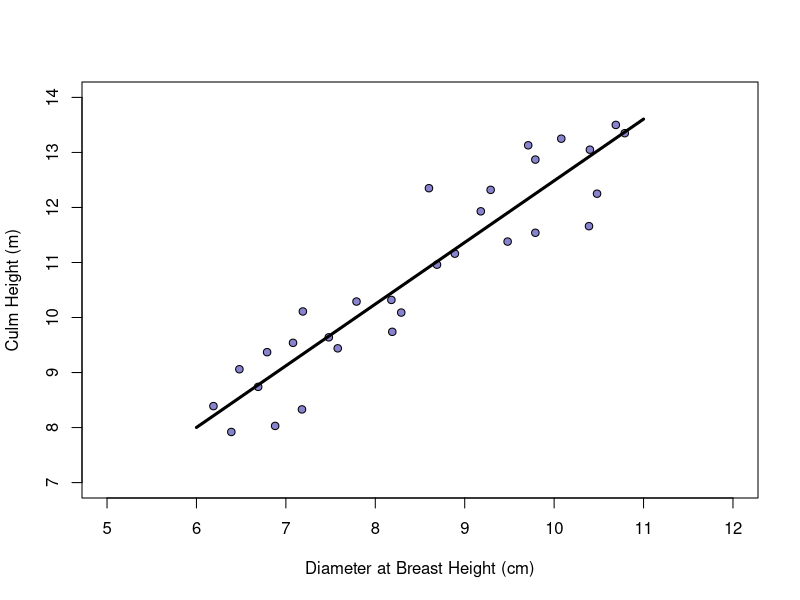
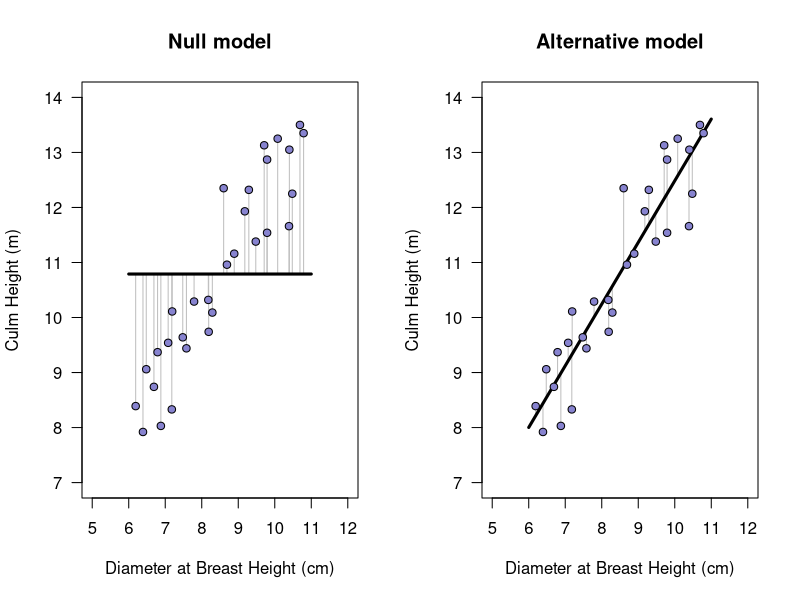
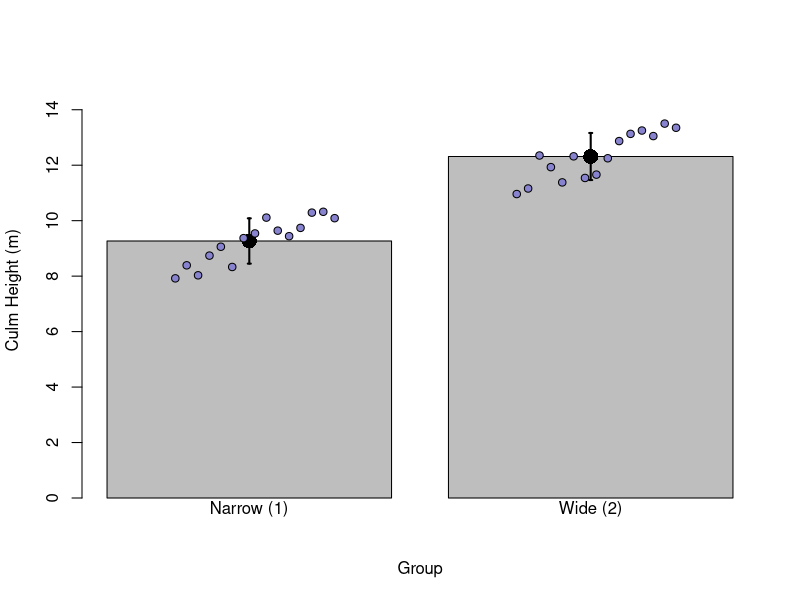
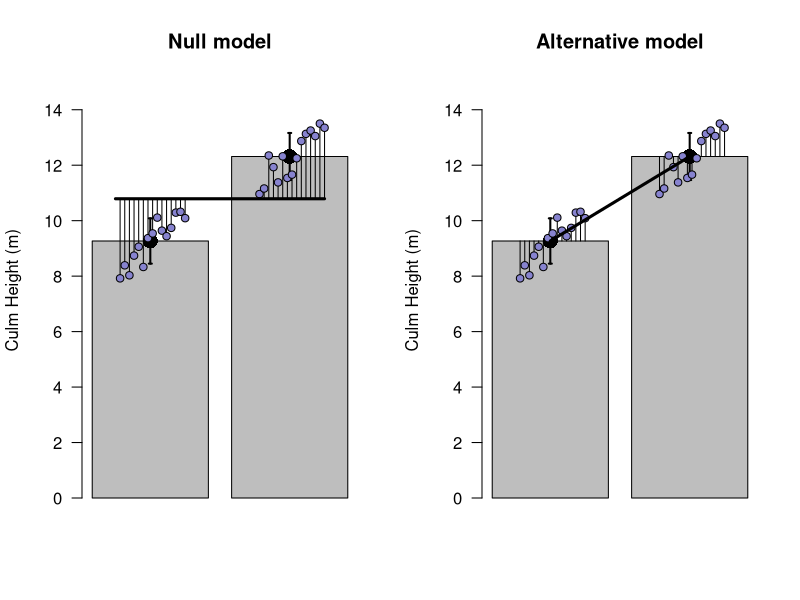
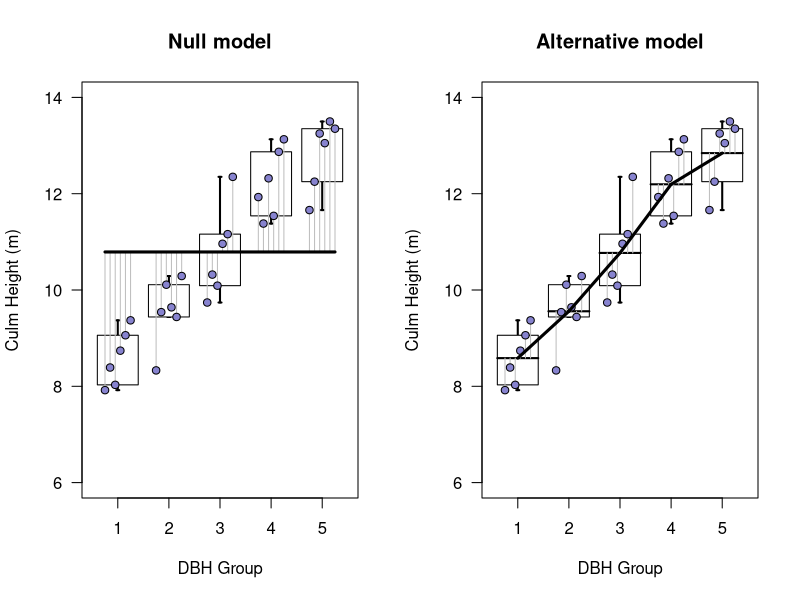

Reproduce these figures in R, in order.
# set outputplot to 2 for saving as PDF (change to 1 if you want EPS)
outputplot <- 2
# set colours for all plots
pal2tone <- c('#8783CF','#10069F','#CFCDEC')  # blue 072

# Chapter 4 figures ---------------------------------------------------------------
chapter <- 4
figno <- 1

if(outputplot==1){postscript(paste('figures/Figure ',chapter,'.',figno,'.eps',sep=''), horizontal = FALSE, onefile = FALSE, paper = "special", height = 4.5, width = 6.5)}
if(outputplot==2){pdf(paste('figures/Figure ',chapter,'.',figno,'.pdf',sep=''), bg="transparent", height = 4.5, width = 6.5)}

DBH <- c(6.39,6.19,6.88,6.69,6.48,7.18,6.79,7.08,7.19,7.48,7.58,8.19,7.79,8.18,8.29,8.69,8.89,8.6,9.18,9.48,9.29,9.79,10.39,10.48,9.79,9.71,10.08,10.40,10.69,10.79)
culmheight <- c(7.92,8.39,8.03,8.74,9.06,8.33,9.37,9.54,10.11,9.64,9.44,9.74,10.29,10.32,10.09,10.96,11.16,12.35,11.93,11.38,12.32,11.54,11.66,12.25,12.87,13.13,13.25,13.05,13.50,13.35)
bamboodata <- data.frame(DBH,culmheight)

plot(DBH,culmheight,type='p',pch=21,xlim=c(5,12),ylim=c(7,14),xlab='Diameter at Breast Height (cm)',ylab='Culm Height (m)',bg=pal2tone[1])

bamboolm <- lm(culmheight ~ DBH, data=bamboodata)
xvals <- 6:11
lines(xvals,bamboolm$coefficients[1] + bamboolm$coefficients[2]*xvals,lwd=3)

if(outputplot>0){dev.off()}  # this line goes after you've finished plotting (to output the example below, move it to the bottom of the script)




figno <- figno + 1
if(outputplot==1){postscript(paste('figures/Figure ',chapter,'.',figno,'.eps',sep=''), horizontal = FALSE, onefile = FALSE, paper = "special", height = 5, width = 9)}
if(outputplot==2){pdf(paste('figures/Figure ',chapter,'.',figno,'.pdf',sep=''), bg="transparent", height = 5, width = 9)}

par(mfrow=c(1,2), las=1)

plot(x=NULL,y=NULL,xlim=c(5,12),ylim=c(7,14),xlab='Diameter at Breast Height (cm)',ylab='Culm Height (m)',main='Null model')
nullmodel <- lm(culmheight ~ 1, data=bamboodata)
for (n in 1:nrow(bamboodata)){lines(bamboodata$DBH[c(n,n)],c(bamboodata$culmheight[n],nullmodel$coefficients[1]),col='grey')}
lines(xvals,nullmodel$coefficients[1] + 0*xvals,lwd=3)
points(DBH,culmheight,pch=21,bg=pal2tone[1])

plot(x=NULL,y=NULL,xlim=c(5,12),ylim=c(7,14),xlab='Diameter at Breast Height (cm)',ylab='Culm Height (m)',main='Alternative model')
for (n in 1:nrow(bamboodata)){lines(bamboodata$DBH[c(n,n)],c(bamboodata$culmheight[n],bamboolm$coefficients[1] + bamboolm$coefficients[2]*bamboodata$DBH[n]),col='grey')}
lines(xvals,bamboolm$coefficients[1] + bamboolm$coefficients[2]*xvals,lwd=3)
points(DBH,culmheight,pch=21,bg=pal2tone[1])

if(outputplot>0){dev.off()}  # this line goes after you've finished plotting (to output the example below, move it to the bottom of the script)



figno <- figno + 1
if(outputplot==1){postscript(paste('figures/Figure ',chapter,'.',figno,'.eps',sep=''), horizontal = FALSE, onefile = FALSE, paper = "special", height = 4.5, width = 6.5)}
if(outputplot==2){pdf(paste('figures/Figure ',chapter,'.',figno,'.pdf',sep=''), bg="transparent", height = 4.5, width = 6.5)}

sizegroup <- 0*(1:30)   # make an empty vector of zeros to store the group labels
sizegroup[which(bamboodata$DBH<8.5)] <- 1 # set the narrow plants to be in group 1
sizegroup[which(bamboodata$DBH>8.5)] <- 2 # set the wide plants to be in group 2
bamboodata$sizegroup <- as.factor(sizegroup)

group1 <- bamboodata$culmheight[bamboodata$sizegroup==1]
group2 <- bamboodata$culmheight[bamboodata$sizegroup==2]

barplot(c(mean(group1),mean(group2)),ylim=c(0,15),ylab='Culm Height (m)',xlab='Group')
mtext(text = c('Narrow (1)', 'Wide (2)'), side = 1, at=c(0.7,1.9))     # add the tick labels
arrows(0.7,mean(group1),x1=0.7, y1=mean(group1)-sd(group1), length=0.015, angle=90, lwd=2)
arrows(0.7,mean(group1),x1=0.7, y1=mean(group1)+sd(group1), length=0.015, angle=90, lwd=2)
arrows(1.9,mean(group2),x1=1.9, y1=mean(group2)-sd(group2), length=0.015, angle=90, lwd=2)
arrows(1.9,mean(group2),x1=1.9, y1=mean(group2)+sd(group2), length=0.015, angle=90, lwd=2)

points(0.7,mean(group1),pch=16,cex=2)
points(1.9,mean(group2),pch=16,cex=2)

points(0.4+(1:15)/25,group1,pch=21,bg=pal2tone[1])
points(1.6+(1:15)/25,group2,pch=21,bg=pal2tone[1])

if(outputplot>0){dev.off()}  # this line goes after you've finished plotting (to output the example below, move it to the bottom of the script)




figno <- figno + 1
if(outputplot==1){postscript(paste('figures/Figure ',chapter,'.',figno,'.eps',sep=''), horizontal = FALSE, onefile = FALSE, paper = "special", height = 5, width = 9)}
if(outputplot==2){pdf(paste('figures/Figure ',chapter,'.',figno,'.pdf',sep=''), bg="transparent", height = 5, width = 9)}

par(mfrow=c(1,2), las=1)

barplot(c(mean(group1),mean(group2)),ylim=c(0,15),ylab='Culm Height (m)',main='Null model')
arrows(0.7,mean(group1),x1=0.7, y1=mean(group1)-sd(group1), length=0.015, angle=90, lwd=2)
arrows(0.7,mean(group1),x1=0.7, y1=mean(group1)+sd(group1), length=0.015, angle=90, lwd=2)
arrows(1.9,mean(group2),x1=1.9, y1=mean(group2)-sd(group2), length=0.015, angle=90, lwd=2)
arrows(1.9,mean(group2),x1=1.9, y1=mean(group2)+sd(group2), length=0.015, angle=90, lwd=2)
points(0.7,mean(group1),pch=16,cex=2)
points(1.9,mean(group2),pch=16,cex=2)
grandmean <- mean(bamboodata$culmheight)
for (n in 1:length(group1)){lines(c(0.4+n/25,0.4+n/25),c(group1[n],grandmean))}
for (n in 1:length(group2)){lines(c(1.6+n/25,1.6+n/25),c(group2[n],grandmean))}
points(0.4+(1:15)/25,group1,pch=21,bg=pal2tone[1])
points(1.6+(1:15)/25,group2,pch=21,bg=pal2tone[1])
lines(c(0.4,2.2),c(grandmean,grandmean),col='black',lwd=3)


barplot(c(mean(group1),mean(group2)),ylim=c(0,15),ylab='Culm Height (m)',main='Alternative model')
arrows(0.7,mean(group1),x1=0.7, y1=mean(group1)-sd(group1), length=0.015, angle=90, lwd=2)
arrows(0.7,mean(group1),x1=0.7, y1=mean(group1)+sd(group1), length=0.015, angle=90, lwd=2)
arrows(1.9,mean(group2),x1=1.9, y1=mean(group2)-sd(group2), length=0.015, angle=90, lwd=2)
arrows(1.9,mean(group2),x1=1.9, y1=mean(group2)+sd(group2), length=0.015, angle=90, lwd=2)
points(0.7,mean(group1),pch=16,cex=2)
points(1.9,mean(group2),pch=16,cex=2)
for (n in 1:length(group1)){lines(c(0.4+n/25,0.4+n/25),c(group1[n],mean(group1)))}
for (n in 1:length(group2)){lines(c(1.6+n/25,1.6+n/25),c(group2[n],mean(group2)))}
points(0.4+(1:15)/25,group1,pch=21,bg=pal2tone[1])
points(1.6+(1:15)/25,group2,pch=21,bg=pal2tone[1])
lines(c(0.7,1.9),c(mean(group1),mean(group2)),col='black',lwd=3)

if(outputplot>0){dev.off()}  # this line goes after you've finished plotting (to output the example below, move it to the bottom of the script)





figno <- figno + 1
if(outputplot==1){postscript(paste('figures/Figure ',chapter,'.',figno,'.eps',sep=''), horizontal = FALSE, onefile = FALSE, paper = "special", height = 5, width = 9)}
if(outputplot==2){pdf(paste('figures/Figure ',chapter,'.',figno,'.pdf',sep=''), bg="transparent", height = 5, width = 9)}

par(mfrow=c(1,2), las=1)

DBHgroup <- 0*(1:30)   # make an empty vector of zeros to store the group labels
DBHgroup[which(bamboodata$DBH<7)] <- 1 # set the narrow plants to be in group 1
DBHgroup[which(bamboodata$DBH>7 & bamboodata$DBH<8)] <- 2 # set the wide plants to be in group 2
DBHgroup[which(bamboodata$DBH>8 & bamboodata$DBH<9)] <- 3 # set the wide plants to be in group 2
DBHgroup[which(bamboodata$DBH>9 & bamboodata$DBH<10)] <- 4 # set the wide plants to be in group 2
DBHgroup[which(bamboodata$DBH>10)] <- 5 # set the narrow plants to be in group 1
bamboodata$DBHgroup <- as.factor(DBHgroup)

grandmean <- mean(bamboodata$culmheight)
groupmeans <- by(bamboodata$culmheight,bamboodata$DBHgroup,mean)
groupSDs <- by(bamboodata$culmheight,bamboodata$DBHgroup,sd)

xvals <- seq(-0.25,0.25,0.1)

bpout <- boxplot(culmheight ~ DBHgroup, data=bamboodata, plot=FALSE)

plot(1:5,groupmeans,type='p',pch=16,cex=0.2,xlim=c(0.5,5.5),ylim=c(6,14),xlab='DBH Group',ylab='Culm Height (m)',main='Null model')

for (group in 1:5){
  temp <- bamboodata$culmheight[which(bamboodata$DBHgroup==group)]
  
  arrows(group,groupmeans[group],x1=group, y1=bpout$stats[1,group], length=0.015, angle=90, lwd=2)
  arrows(group,groupmeans[group],x1=group, y1=bpout$stats[5,group], length=0.015, angle=90, lwd=2)
  
  polygon(group+c(-0.4,0.4,0.4,-0.4),bpout$stats[c(2,2,4,4),group],col='white')
  
  for (n in 1:length(temp)){lines(group+xvals[c(n,n)],c(temp[n],grandmean),col='grey')}
  points(group+xvals,temp,pch=21,bg=pal2tone[1])
}

lines(c(0.75,5.25),c(grandmean,grandmean),lwd=3)


plot(1:5,groupmeans,type='p',pch=16,cex=0.2,xlim=c(0.5,5.5),ylim=c(6,14),xlab='DBH Group',ylab='Culm Height (m)',main='Alternative model')

for (group in 1:5){
  temp <- bamboodata$culmheight[which(bamboodata$DBHgroup==group)]
  
  arrows(group,groupmeans[group],x1=group, y1=bpout$stats[1,group], length=0.015, angle=90, lwd=2)
  arrows(group,groupmeans[group],x1=group, y1=bpout$stats[5,group], length=0.015, angle=90, lwd=2)
  polygon(group+c(-0.4,0.4,0.4,-0.4),bpout$stats[c(2,2,4,4),group],col='white')
  
  lines(c(-0.4,0.4)+group,c(mean(temp),mean(temp)), lwd=2)
  
  for (n in 1:length(temp)){lines(group+xvals[c(n,n)],c(temp[n],mean(temp)),col='grey')}
  points(group+seq(-0.25,0.25,0.1),bamboodata$culmheight[which(bamboodata$DBHgroup==group)],pch=21,bg=pal2tone[1])
  
}
for (group in 1:4){lines(c(group,group+1),c(groupmeans[group],groupmeans[group+1]),col='black',lwd=3)}

if(outputplot>0){dev.off()}  # this line goes after you've finished plotting (to output the example below, move it to the bottom of the script)


